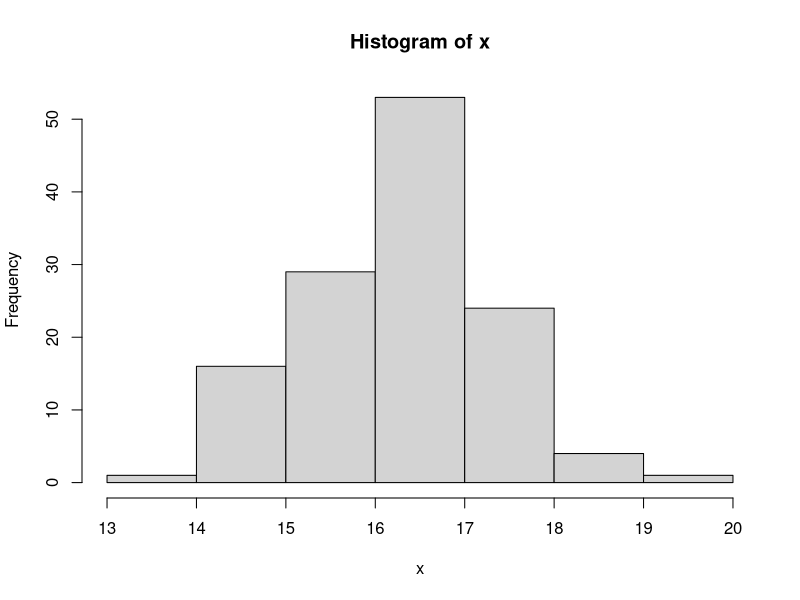

The R script that drew this image:
rm(list = ls())
set.seed(128)
### True Mean ###
known.mean<-16.25
known.sigma<-1
### Sample Size
sample.size<-128
x<-rnorm(sample.size, known.mean, sd=known.sigma)
hist(x)
print(t.test(x, mu=16.25, alternative = "greater"))

###Power Simulation###

alpha <- 0.05
### Null Mean = 6.5; known SD = 1